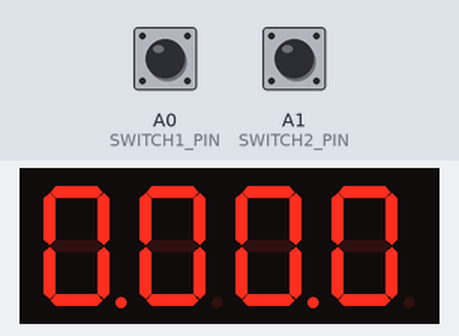
The sketch below on a simulated Arduino Uno, built with avr-gcc and run on an emulated ATmega328P. Parts: 4-digit seven-segment display. The test bench sets the inputs (shaded band); at power-on: A0 (SWITCH1_PIN) LOW, A1 (SWITCH2_PIN) LOW.

Above: at 1.2 s.
1.3 s: A0 (SWITCH1_PIN) pulled HIGH for 0.15 s
At 2.41 s:
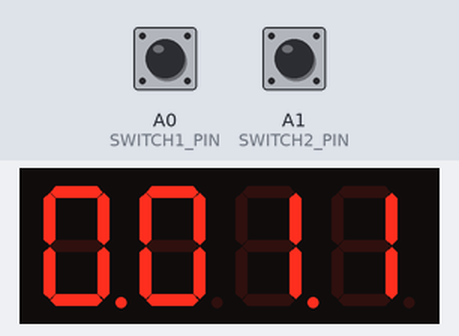
At 3.21 s:
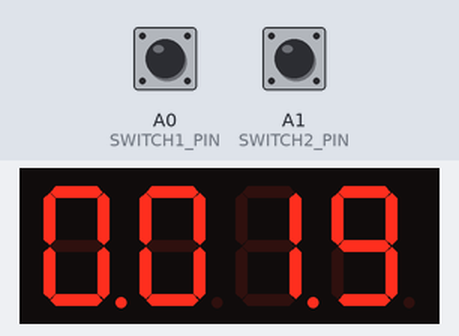
Timing chart, 0 to 4.7 s (numbered marks = the images above; inputs shaded):
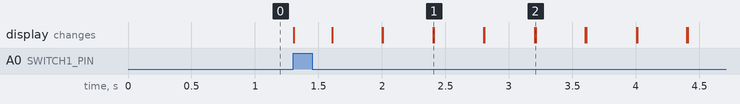

Measured:
- after the input at 1.3 s, the display: first changes at once (image 1 shows a later state)

The sketch:

MZ_7SegmentStopwatch.ino
```cpp
/* A simple stopwatch using a 7-segment, 4-digit LED display

  Written on 11.11.2020 by Maciej Zrobek
  LED interface based on example by 2017 (C) Dean Reading

  The stopwatch can measurre time up to 10 minutes and displays the running time in m.ss.d format (d is for deciseconds)
  Initially the stopwatch displays 0.00.0
  Pressing the 1st switch starts/pauses the stopwatch
  After 10 minutes reached the stopwatch displays ---- (overflow)
  While the stopwatch is paused or oveflown pressing the 2nd switch resets the stopwatch to zero

*/

#define MINUTE            60
#define OVERFLOW_MINUTES  10
// Timer machine states
#define ST_READY      0   // Stopwatch not yet started
#define ST_RUNNING    1   // Stopwatch started and running
#define ST_PAUSED     2   // Stopwatch paused
#define ST_OVERFLOW   3   // Stopwatch time has exceeded 10 minutes

#define SWITCH1_PIN    A0  // Start/Stop switch
#define SWITCH2_PIN    A1  // Reset switch

#define STR_ZEROES    "0.00.0"
#define STR_OVERFLOW  "----"

#include <stdio.h>
#include "SevSeg.h"
SevSeg sevseg; //Instantiate a seven segment controller object

void setup() {

  byte hardwareConfig = COMMON_CATHODE; // Using common cathode display
  byte numDigits = 4;
  //                  D1 D2 D3 D4
  byte digitPins[] = {5, 4, 3, 2}; // Pins which are connected to segment cathodes
  //                    A  B  C  D   E  F   G   DP
  byte segmentPins[] = {6, 7, 8, 9, 10, 11, 12, 13}; // Pins which are connected to segments via resitors
  bool resistorsOnSegments = true; // 'false' means resistors are on digit pins

  bool updateWithDelays = false; // Default 'false' is Recommended
  bool leadingZeros = true; // Use 'true' if you'd like to keep the leading zeros
  bool disableDecPoint = false; // Use 'true' if your decimal point doesn't exist or isn't connected

  pinMode(SWITCH1_PIN, INPUT);
  pinMode(SWITCH2_PIN, INPUT);

  // LED initialisation
  sevseg.begin(hardwareConfig, numDigits, digitPins, segmentPins, resistorsOnSegments,
               updateWithDelays, leadingZeros, disableDecPoint);
  sevseg.setBrightness(90);
}

void loop() {

  static unsigned long timer = 0UL;  // Time in ms elapsed from starting the stopwatch
  static int deciSeconds = 0;
  static byte pgmState = ST_READY;
  static byte prevPgmState = ST_READY;
  int seconds = 0;
  int minutes = 0;
  int tenthsOfSec = 0;
  char displayString[7];
  byte switchState1, switchState2;
  static byte prevSwitchState1 = LOW;
  static byte prevSwitchState2 = LOW;

  switchState1 = digitalRead(SWITCH1_PIN);
  switchState2 = digitalRead(SWITCH2_PIN);

  switch (pgmState)
  {
    case ST_READY:
      // We start the operation with displaying 0.00.0
      strcpy(displayString, STR_ZEROES);
      if (switchState1 == HIGH && prevSwitchState1 == LOW) // Double check to deal with long switch press
      {
        if (pgmState == prevPgmState)
        {
          timer = millis();
          pgmState = ST_RUNNING; // Start the stopwatch
        }
        prevPgmState = pgmState;
      }
      break;

    case ST_RUNNING:
      if (millis() - timer >= 100)
      {
        // Normal stopwatch operation
        timer += 100;
        deciSeconds++; // 100 milliSeconds is equal to 1 deciSecond

        if (deciSeconds == OVERFLOW_MINUTES * MINUTE * 10)
        {
          // Display dashes when 10 minutes are reached
          pgmState = ST_OVERFLOW;
        }
        else
        {
          // Convert time in decisecs to mins, secs and decisecs
          minutes = deciSeconds / (10 * MINUTE);
          seconds = (deciSeconds - 10 * MINUTE * minutes) / 10;
          tenthsOfSec = deciSeconds - 10 * MINUTE * minutes - 10 * seconds;
          // Format the string to be displayed
          sprintf(displayString, "%d.%02d.%d", minutes, seconds, tenthsOfSec);
        }
      }

      if (switchState1 == HIGH && prevSwitchState1 == LOW)
      {
        if (pgmState == prevPgmState)
        {
          pgmState = ST_PAUSED; // Pause the stopwatch
        }
        prevPgmState = pgmState;
      }
      break;

    case ST_PAUSED:
      timer = millis(); // If we don't update the timer the stopwatch will be still running in the background
      if (switchState1 == HIGH && prevSwitchState1 == LOW)
      {
        if (pgmState == prevPgmState)
        {
          pgmState = ST_RUNNING; // Unpause the stopwatch
        }
        prevPgmState = pgmState;
        break;
      }

      if (switchState2 == HIGH && prevSwitchState2 == LOW)
      {
        if (pgmState == prevPgmState)
        {
          // Reset the stopwatch
          deciSeconds = 0;
          pgmState = ST_READY;
        }
        prevPgmState = pgmState;
        break;
      }

      break;

    case ST_OVERFLOW:
      if (switchState2 == HIGH && prevSwitchState2 == LOW)
      {
        // Reset the stopwatch
        deciSeconds = 0;
        pgmState = ST_READY;
        prevPgmState = pgmState;
        break;
      }
      strcpy(displayString, STR_OVERFLOW);
      break;
  }

  sevseg.setChars(displayString);
  sevseg.refreshDisplay(); // Must run repeatedly

  prevSwitchState1 = switchState1;
  prevSwitchState2 = switchState2;
  delay (5); // To avoid flickering
}

/// END ///
```
